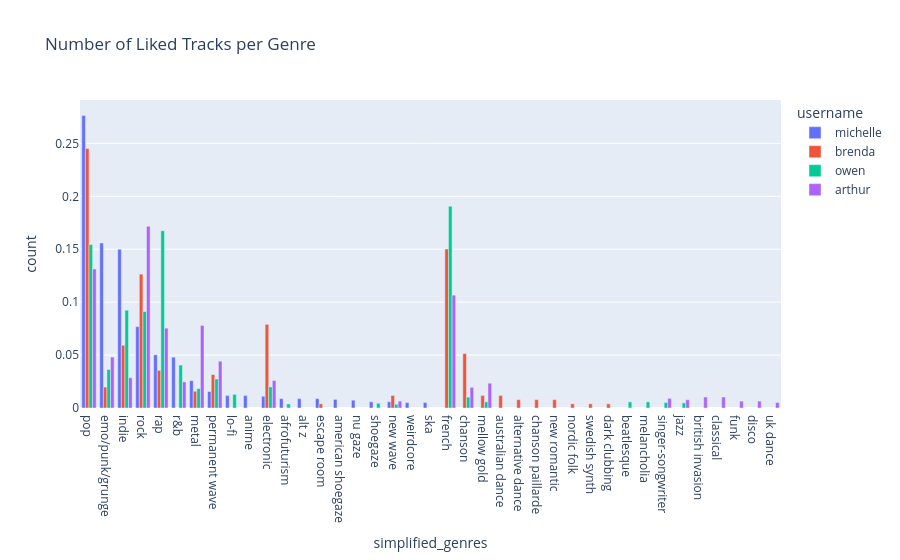

The notebook cell this image was saved under:
### Code cell
# Turn dataset into a list of genres
df_count_genre = count_list_column_per_user(df, "simplified_genres")
px.bar(df_count_genre.groupby("username").head(20), x="simplified_genres", y="count", color="username", title="Number of Liked Tracks per Genre", barmode="group")

### Figure 1 — Plotly figure (JSON) as saved in the notebook; plotly's stock layout.template omitted (floating-point values rounded to 4 significant figures)
{"data": [{"alignmentgroup": "True", "hovertemplate": "username=michelle<br>simplified_genres=%{x}<br>count=%{y}<extra></extra>", "legendgroup": "michelle", "marker": {"color": "#636efa", "pattern": {"shape": ""}}, "name": "michelle", "offsetgroup": "michelle", "orientation": "v", "showlegend": true, "textposition": "auto", "type": "bar", "x": ["pop", "emo/punk/grunge", "indie", "rock", "rap", "r&b", "metal", "permanent wave", "lo-fi", "anime", "electronic", "afrofuturism", "alt z", "escape room", "american shoegaze", "nu gaze", "shoegaze", "new wave", "weirdcore", "ska"], "xaxis": "x", "y": [0.2764, 0.1559, 0.15, 0.07687, 0.05026, 0.04804, 0.02587, 0.01552, 0.01183, 0.01183, 0.01109, 0.008869, 0.008869, 0.008869, 0.00813, 0.007391, 0.005913, 0.005913, 0.005174, 0.005174], "yaxis": "y"}, {"alignmentgroup": "True", "hovertemplate": "username=brenda<br>simplified_genres=%{x}<br>count=%{y}<extra></extra>", "legendgroup": "brenda", "marker": {"color": "#EF553B", "pattern": {"shape": ""}}, "name": "brenda", "offsetgroup": "brenda", "orientation": "v", "showlegend": true, "textposition": "auto", "type": "bar", "x": ["pop", "french", "rock", "electronic", "indie", "chanson", "rap", "permanent wave", "emo/punk/grunge", "metal", "mellow gold", "new wave", "australian dance", "alternative dance", "chanson paillarde", "new romantic", "nordic folk", "escape room", "swedish synth", "dark clubbing"], "xaxis": "x", "y": [0.2451, 0.1502, 0.1265, 0.07905, 0.05929, 0.05138, 0.03557, 0.03162, 0.01976, 0.01581, 0.01186, 0.01186, 0.01186, 0.007905, 0.007905, 0.007905, 0.003953, 0.003953, 0.003953, 0.003953], "yaxis": "y"}, {"alignmentgroup": "True", "hovertemplate": "username=owen<br>simplified_genres=%{x}<br>count=%{y}<extra></extra>", "legendgroup": "owen", "marker": {"color": "#00cc96", "pattern": {"shape": ""}}, "name": "owen", "offsetgroup": "owen", "orientation": "v", "showlegend": true, "textposition": "auto", "type": "bar", "x": ["french", "rap", "pop", "indie", "rock", "r&b", "emo/punk/grunge", "permanent wave", "electronic", "metal", "lo-fi", "chanson", "beatlesque", "melancholia", "mellow gold", "singer-songwriter", "jazz", "shoegaze", "afrofuturism", "new wave"], "xaxis": "x", "y": [0.1906, 0.1674, 0.1545, 0.0924, 0.09111, 0.04057, 0.03638, 0.02737, 0.01996, 0.01835, 0.01288, 0.0103, 0.005795, 0.005795, 0.005795, 0.005151, 0.004829, 0.004507, 0.003863, 0.003542], "yaxis": "y"}, {"alignmentgroup": "True", "hovertemplate": "username=arthur<br>simplified_genres=%{x}<br>count=%{y}<extra></extra>", "legendgroup": "arthur", "marker": {"color": "#ab63fa", "pattern": {"shape": ""}}, "name": "arthur", "offsetgroup": "arthur", "orientation": "v", "showlegend": true, "textposition": "auto", "type": "bar", "x": ["rock", "pop", "french", "metal", "rap", "emo/punk/grunge", "permanent wave", "indie", "electronic", "r&b", "mellow gold", "chanson", "british invasion", "classical", "singer-songwriter", "jazz", "funk", "new wave", "disco", "uk dance"], "xaxis": "x", "y": [0.1717, 0.1313, 0.1066, 0.07802, 0.07542, 0.04811, 0.04421, 0.02861, 0.02601, 0.02471, 0.02341, 0.01951, 0.0104, 0.0104, 0.009103, 0.007802, 0.006502, 0.006502, 0.006502, 0.005202], "yaxis": "y"}], "layout": {"barmode": "group", "legend": {"title": {"text": "username"}, "tracegroupgap": 0}, "title": {"text": "Number of Liked Tracks per Genre"}, "xaxis": {"anchor": "y", "domain": [0, 1], "title": {"text": "simplified_genres"}}, "yaxis": {"anchor": "x", "domain": [0, 1], "title": {"text": "count"}}}}
